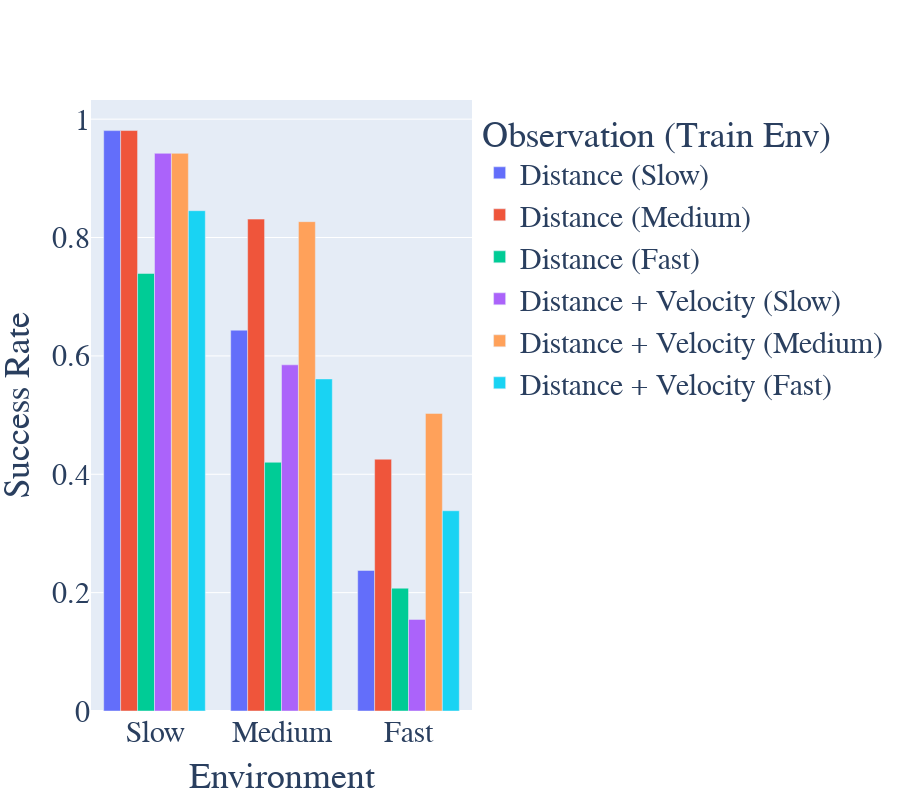

Notebook cell for this chart:
### Code cell
fig = go.Figure(
    layout=dict(
        height=800,
        yaxis_title="Success Rate",
        xaxis_title="Environment",
        legend_title="Observation (Train Env)",
        font_size=30,
        font_family="calibri",
    )
)

envs = ["train", "medium", "fast"]
env_names = ["Slow", "Medium", "Fast"]

paths = [
    "8_desired_velocity/section_distance.csv",
    "8_desired_velocity_medium/section_distance.csv",
    "8_desired_velocity_fast/section_distance.csv",
    "8_desired_velocity/section_distance_and_section_velocity_distance.csv",
    "8_desired_velocity_medium/section_distance_and_section_velocity_distance.csv",
    "8_desired_velocity_fast/section_distance_and_section_velocity_distance.csv",
]
path_names = [
    "Distance (Slow)",
    "Distance (Medium)",
    "Distance (Fast)",
    "Distance + Velocity (Slow)",
    "Distance + Velocity (Medium)",
    "Distance + Velocity (Fast)",
]

for path, name in zip(paths, path_names):
    d = df[df.path == path]
    fig.add_bar(
        name=name,
        x=env_names,
        y=[d.success[d.env == e].mean() for e in envs],
    )

fig

### Figure 1 — Plotly figure (JSON) as saved in the notebook; plotly's stock layout.template omitted (floating-point values rounded to 4 significant figures)
{"data": [{"name": "Distance (Slow)", "type": "bar", "x": ["Slow", "Medium", "Fast"], "y": [0.9807, 0.6434, 0.2375]}, {"name": "Distance (Medium)", "type": "bar", "x": ["Slow", "Medium", "Fast"], "y": [0.9808, 0.8311, 0.4255]}, {"name": "Distance (Fast)", "type": "bar", "x": ["Slow", "Medium", "Fast"], "y": [0.7393, 0.4203, 0.2075]}, {"name": "Distance + Velocity (Slow)", "type": "bar", "x": ["Slow", "Medium", "Fast"], "y": [0.9423, 0.5849, 0.1547]}, {"name": "Distance + Velocity (Medium)", "type": "bar", "x": ["Slow", "Medium", "Fast"], "y": [0.9422, 0.8268, 0.5028]}, {"name": "Distance + Velocity (Fast)", "type": "bar", "x": ["Slow", "Medium", "Fast"], "y": [0.8454, 0.5611, 0.3383]}], "layout": {"font": {"family": "calibri", "size": 30}, "height": 800, "legend": {"title": {"text": "Observation (Train Env)"}}, "xaxis": {"title": {"text": "Environment"}}, "yaxis": {"title": {"text": "Success Rate"}}}}
